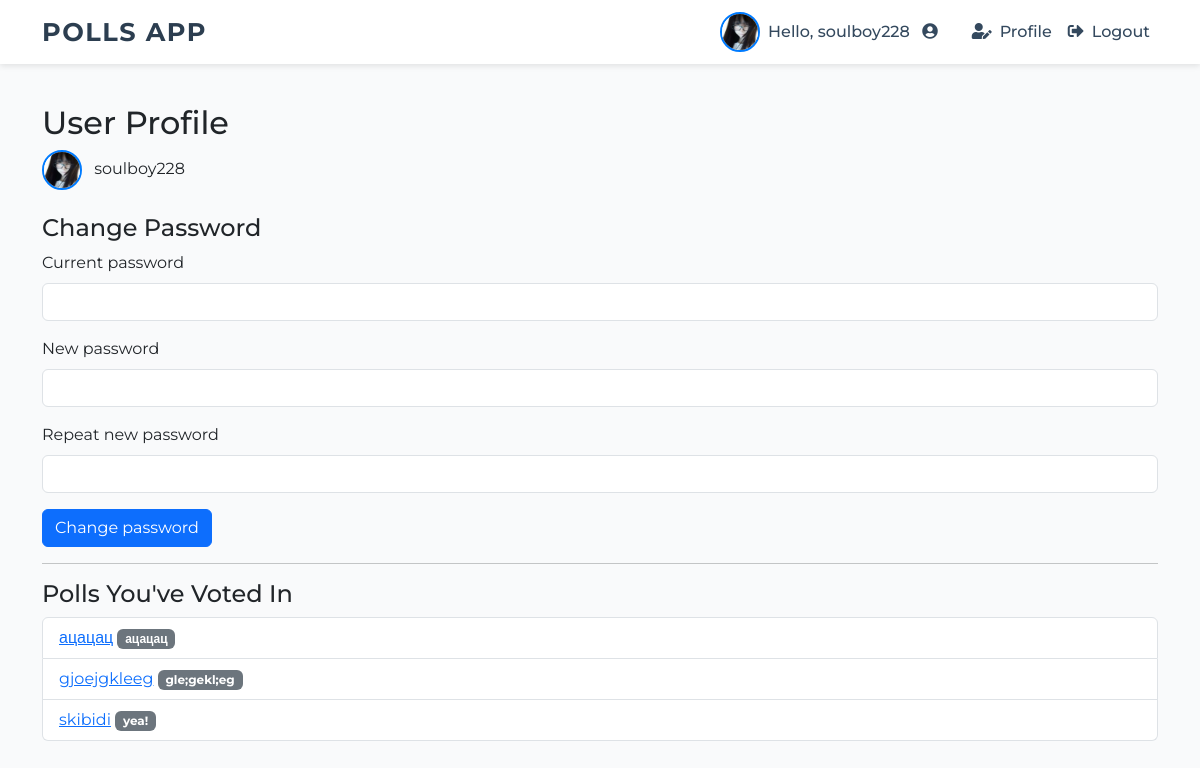
The app's page /profile (signed in), older data.
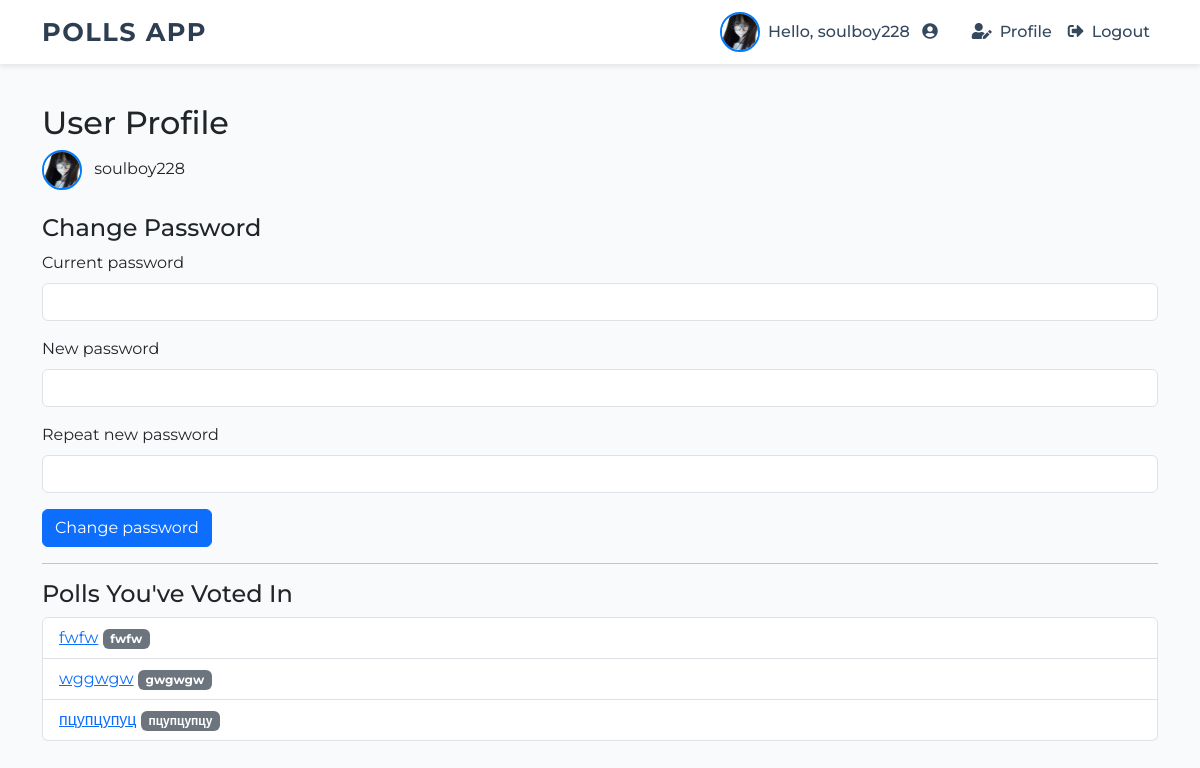
The same page, newer data.
### app.py (models this page shows)
class Option(db.Model):
    id = db.Column(db.Integer, primary_key=True)
    text = db.Column(db.String(200), nullable=False)
    poll_id = db.Column(db.Integer, db.ForeignKey('poll.id'), nullable=False)
    votes = db.relationship('Vote', backref='option', lazy=True)

class Poll(db.Model):
    id = db.Column(db.Integer, primary_key=True)
    question = db.Column(db.String(500), nullable=False)
    image_filename = db.Column(db.String(300))
    options = db.relationship('Option', backref='poll', lazy=True)
    votes = db.relationship('Vote', backref='poll', lazy=True)

### app.py (the view, shortened to what this page needs)
@app.route('/profile', methods=['GET', 'POST'])
@login_required
def profile():
    pwd_form = PasswordChangeForm()
    avatar_form = AvatarUploadForm()
    votes = Vote.query.filter_by(user_id=current_user.id).all()
    polls_voted = {}
    for vote in votes:
        poll = Poll.query.get(vote.poll_id)
        if poll:
            polls_voted[poll] = vote.option.text
    return render_template('profile.html', pwd_form=pwd_form, avatar_form=avatar_form, polls_voted=polls_voted)

### app.py
class PasswordChangeForm(FlaskForm):
    old_password = PasswordField('Current password', validators=[DataRequired()])
    new_password = PasswordField('New password', validators=[DataRequired(), Length(min=6)])
    new_password2 = PasswordField('Repeat new password', validators=[DataRequired(), EqualTo('new_password')])
    submit = SubmitField('Change password')

class AvatarUploadForm(FlaskForm):
    avatar = FileField('Upload Avatar', validators=[FileAllowed(ALLOWED_EXTENSIONS, 'Images only!')])
    submit = SubmitField('Upload')

### app.py (called while the page is built)
@login_manager.user_loader
def load_user(user_id):
    return User.query.get(int(user_id))

### templates/profile.html (shortened to what this page needs)
{% extends "layout.html" %}
{% block content %}
  <h2>User Profile</h2>
  <div class="mb-4">
    {% if current_user.avatar_filename %}
      <img src="{{ url_for('static', filename='uploads/' ~ current_user.avatar_filename) }}" class="avatar" alt="Avatar">
    {% else %}
      <img src="https://via.placeholder.com/40" class="avatar" alt="Avatar">
    {% endif %}
    <span>{{ current_user.username }}</span>
  </div>
  <h4>Change Password</h4>
  <form method="POST">
    <div class="mb-3">
      {{ pwd_form.old_password.label(class="form-label") }}
      {{ pwd_form.old_password(class="form-control") }}
    </div>
    <div class="mb-3">
      {{ pwd_form.new_password.label(class="form-label") }}
      {{ pwd_form.new_password(class="form-control") }}
    </div>
    <div class="mb-3">
      {{ pwd_form.new_password2.label(class="form-label") }}
      {{ pwd_form.new_password2(class="form-control") }}
    </div>
    <button type="submit" class="btn btn-primary">{{ pwd_form.submit.label.text }}</button>
  </form>
  <hr>
  <h4>Polls You've Voted In</h4>
  {% if polls_voted %}
    <ul class="list-group">
      {% for poll, option_text in polls_voted.items() %}
        <li class="list-group-item">
          <a href="{{ url_for('poll_detail', poll_id=poll.id) }}">{{ poll.question }}</a>
          <span class="badge bg-secondary">{{ option_text }}</span>
        </li>
      {% endfor %}
    </ul>
  {% else %}
    <p>You haven't voted in any polls yet.</p>
  {% endif %}
{% endblock %}

Row changes from the older to the newer data that the page shows:
no longer on this page (row edited): Option: question "ацацац", text "ацацац"
no longer on this page (row edited): Option: question "gjoejgkleeg", text "gle;gekl;eg"
no longer on this page (row edited): Option: question "skibidi", text "yea!"
now on this page (row edited): Option: question "fwfw", text "fwfw"
now on this page (row edited): Option: question "wggwgw", text "gwgwgw"
added Option: question "пцупцупуц", text "пцупцупцу"
